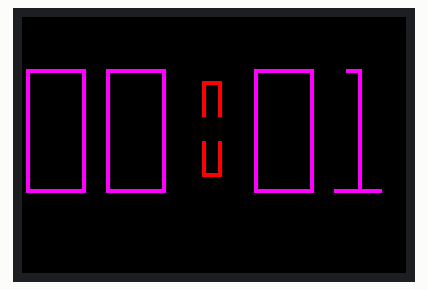
Recording of a sketch running on a simulated Arduino Uno, built with avr-gcc and run on an emulated ATmega328P. Shown: 96×64 colour display. What the sketch prints to the serial monitor is not drawn.

Above: at 1.2 s.
At 5.2 s:
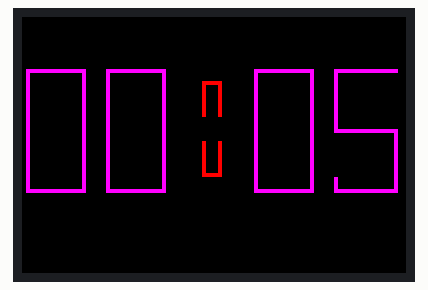
At 10.2 s:
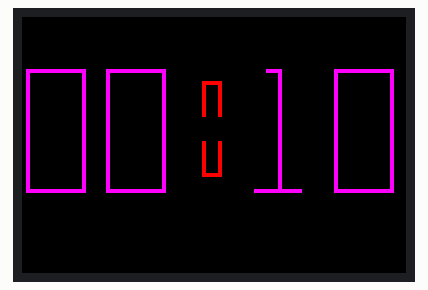
At 19.3 s:
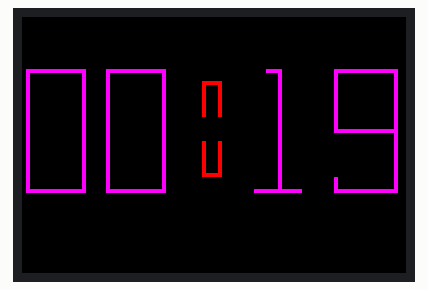
At 28.3 s:
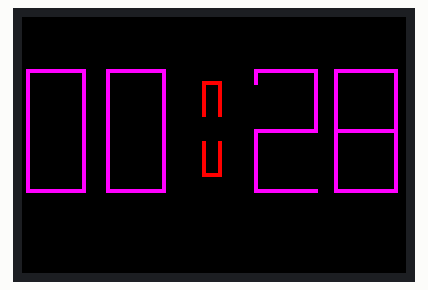
At 38.3 s:
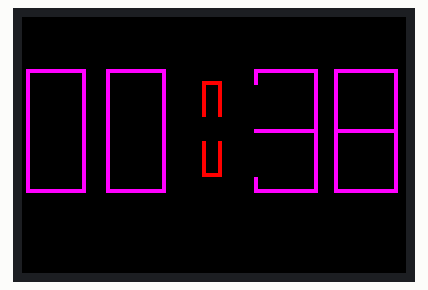

The sketch:

MainProgram.ino
```cpp
/*
Pavel Artiushkov
10.11.2018
Test For OLED Screen
*/

#define sclk 13
#define mosi 11
#define cs   10
#define rst  9
#define dc   8

// Color definitions
#define BLACK           0x0000
#define BLUE            0x001F
#define RED             0xF800
#define GREEN           0x07E0
#define CYAN            0x07FF
#define MAGENTA         0xF81F
#define YELLOW          0xFFE0
#define WHITE           0xFFFF

#include <Adafruit_GFX.h>
#include <Adafruit_SSD1331.h>
#include <SPI.h>

Adafruit_SSD1331 display = Adafruit_SSD1331(cs, dc, mosi, sclk, rst);

float p = 3.1415926;

/*********************************************************************************************************************************************/
void setup(void) {
  Serial.begin(9600);
  Serial.print("Start");
  display.begin();

  Serial.println("init");
  uint16_t time = millis();
  display.fillScreen(BLACK);
  time = millis() - time;

  uint16_t a, b, c, d;
  a=0;
  b=0;
  c=0;
  d=0;

  while(1) {
    delay(1000);

    if (d<9) {
      d++;
      display.fillRect(78, 13, 16, 31, BLACK);//Минуты Единицы
    }
    else {
      if (c<5) {
        c++;
        d=0;
        display.fillRect(78, 13, 16, 31, BLACK);//Минуты Единицы
        display.fillRect(58, 13, 16, 31, BLACK);//Минуты Десятки
      }
      else {
        //if (b<) {
        b++;
        c=0;
        d=0;
        display.fillRect(78, 13, 16, 31, BLACK);//Минуты Единицы
        display.fillRect(58, 13, 16, 31, BLACK);//Минуты Десятки
        display.fillRect(21, 13, 16, 31, BLACK);//Часы Единицы
      }
    }

    numberOutput(a, 30, 1, 13, MAGENTA);
    numberOutput(b, 30, 21, 13, MAGENTA);

    upDot(8, 4, 45, 16, RED);
    downDot(8, 4, 45, 31, RED);

    numberOutput(c, 30, 58, 13, MAGENTA);
    numberOutput(d, 30, 78, 13, MAGENTA);
  }
}


void loop() {
}


void upDot(uint16_t H, uint16_t W, uint16_t X, uint16_t Y, uint16_t Color) {
  display.drawLine(X, Y+H, X, Y, Color);
  display.drawLine(X, Y, X+W, Y, Color);
  display.drawLine(X+W, Y, X+W, Y+H, Color);
}


void downDot(uint16_t H, uint16_t W, uint16_t X, uint16_t Y, uint16_t Color) {
  display.drawLine(X, Y, X, Y+H, Color);
  display.drawLine(X, Y+H, X+W, Y+H, Color);
  display.drawLine(X+W, Y+H, X+W, Y, Color);
}


void numberOutput(uint16_t N, uint16_t H, uint16_t X, uint16_t Y, uint16_t Color) {
  //display.drawRect(X, Y, 15, H, RED);
  switch(N) {
    case 0:
      display.drawRect(X, Y, H/2, H+1, Color);
      break;

    case 1:
      display.drawLine(X+3, Y, X+6, Y, Color);
      display.drawLine(X+6, Y, X+6, Y+H, Color);
      display.drawLine(X, Y+H, X+11, Y+H, Color);
      break;

    case 2:
      display.drawLine(X, Y+3, X, Y, Color);
      display.drawLine(X, Y, X+H/2, Y, Color);
      display.drawLine(X+H/2, Y, X+H/2, Y+H/2, Color);
      display.drawLine(X+H/2, Y+H/2, X, Y+H/2, Color);
      display.drawLine(X, Y+H/2, X, Y+H, Color);
      display.drawLine(X, Y+H, X+H/2, Y+H, Color);
      break;

    case 3:
      display.drawLine(X, Y+3, X, Y, Color);
      display.drawLine(X, Y, X+H/2, Y, Color);
      display.drawLine(X+H/2, Y, X+H/2, Y+H/2, Color);
      display.drawLine(X+H/2, Y+H/2, X, Y+H/2, Color);
      display.drawLine(X+H/2, Y+H/2, X+H/2, Y+H, Color);
      display.drawLine(X, Y+H, X+H/2, Y+H, Color);
      display.drawLine(X, Y+H-3, X, Y+H, Color);
      break;

    case 4:
      display.drawLine(X, Y, X, Y+H/2, Color);
      display.drawLine(X, Y+H/2, X+H/2, Y+H/2, Color);
      display.drawLine(X+H/2, Y, X+H/2, Y+H, Color);
      break;

    case 5:
      display.drawLine(X, Y, X+H/2, Y, Color);
      display.drawLine(X, Y, X, Y+H/2, Color);
      display.drawLine(X+H/2, Y+H/2, X, Y+H/2, Color);
      display.drawLine(X+H/2, Y+H/2, X+H/2, Y+H, Color);
      display.drawLine(X, Y+H, X+H/2, Y+H, Color);
      display.drawLine(X, Y+H, X, Y+H-3, Color);
      break;

    case 6:
      display.drawLine(X, Y, X+H/2, Y, Color);
      //display.drawLine(X+H/2, Y, X+H/2, Y+H/2, Color);
      display.drawLine(X+H/2, Y+H/2, X+H/2, Y+H, Color);
      display.drawLine(X+H/2, Y+H, X, Y+H, Color);
      display.drawLine(X, Y+H, X, Y+H/2, Color);
      display.drawLine(X, Y+H/2, X, Y, Color);

      display.drawLine(X, Y+H/2, X+H/2, Y+H/2, Color);
      display.drawLine(X+H/2, Y, X+H/2, Y+3, Color);
      break;

    case 7:
      display.drawLine(X, Y+3, X, Y, Color);
      display.drawLine(X, Y, X+H/2, Y, Color);
      display.drawLine(X+H/2, Y, X+H/2, Y+H, Color);
      break;

    case 8:
      display.drawLine(X, Y, X+H/2, Y, Color);
      display.drawLine(X+H/2, Y, X+H/2, Y+H/2, Color);
      display.drawLine(X+H/2, Y+H/2, X+H/2, Y+H, Color);
      display.drawLine(X+H/2, Y+H, X, Y+H, Color);
      display.drawLine(X, Y+H, X, Y+H/2, Color);
      display.drawLine(X, Y+H/2, X, Y, Color);

      display.drawLine(X, Y+H/2, X+H/2, Y+H/2, Color);
      break;

    case 9:
      display.drawLine(X, Y, X+H/2, Y, Color);
      display.drawLine(X+H/2, Y, X+H/2, Y+H/2, Color);
      display.drawLine(X+H/2, Y+H/2, X+H/2, Y+H, Color);
      display.drawLine(X+H/2, Y+H, X, Y+H, Color);
      //display.drawLine(X, Y+H, X, Y+H/2, Color);
      display.drawLine(X, Y+H/2, X, Y, Color);

      display.drawLine(X, Y+H/2, X+H/2, Y+H/2, Color);
      display.drawLine(X, Y+H, X, Y+H-3, Color);
      break;
  }
}
```

Measured:
- what the display in image 0 shows lasts 1.0 s, from 1.2 s to 2.2 s
